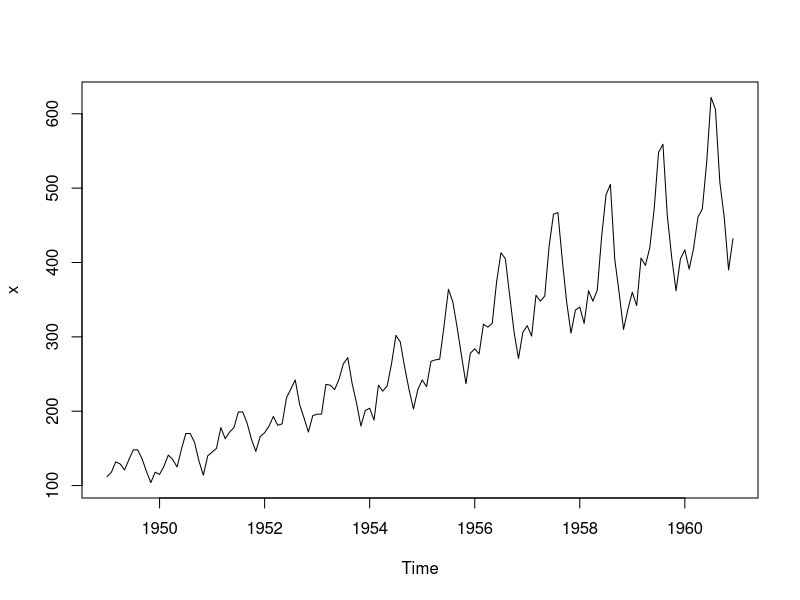
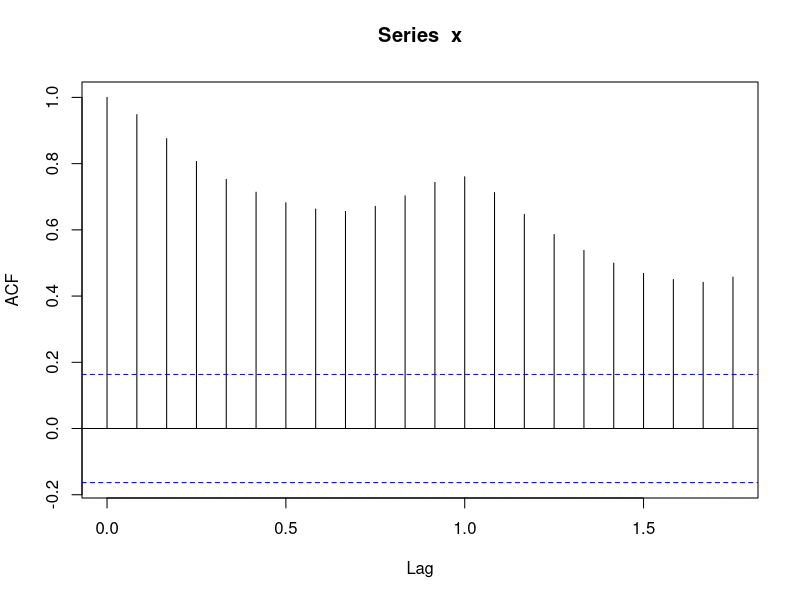
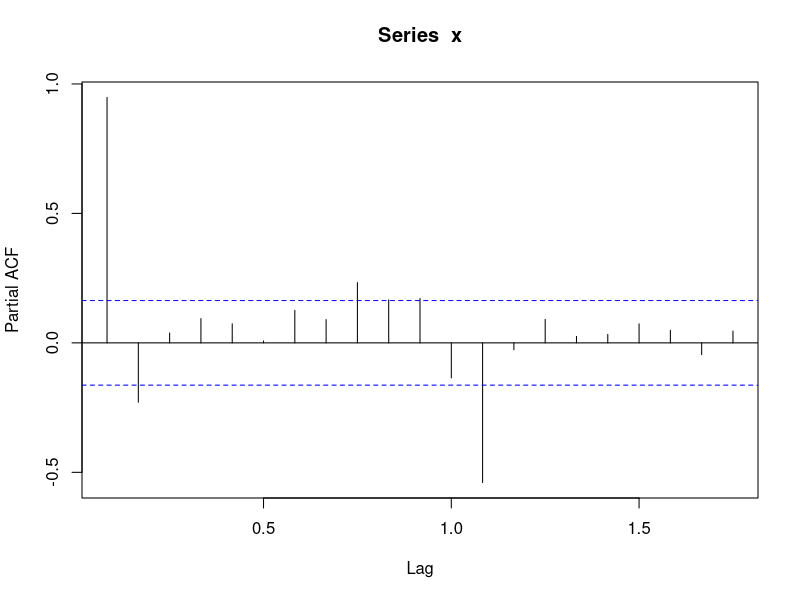
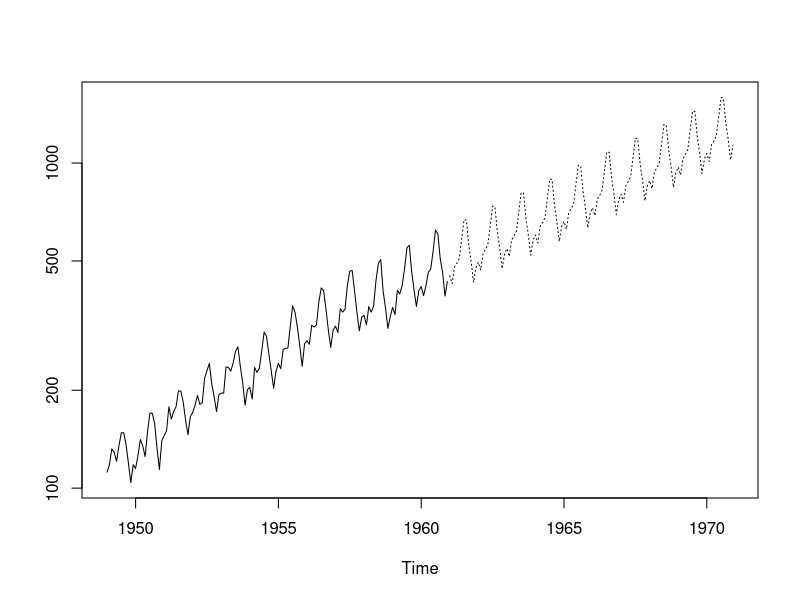

R code for these plots, in order: (Note: this script raises an error after producing the figures.)
library('ggplot2')
library('forecast')
library('tseries')
x = AirPassengers
plot(x)
adf.test(diff(log(x)))

acf(x)
pacf(x)

auto.arima(x)
(fit <- arima(log(AirPassengers), c(0, 1, 1),seasonal = list(order = c(0, 1, 1), period = 12)))

pred <- predict(fit, n.ahead = 10*12)

ts.plot(AirPassengers,2.718^pred$pred, log = "y", lty = c(1,3))
vec1=x[(n-ph+1):n] - pred211$pred
mse1=mean(vec1*vec1)

model=c("arima211")
err2=c(mse1)
err= data.frame(model,err2)
print(err)


aicval<-c(AIC(ar211))
aicdata= data.frame(model,aicval)
print(aicdata)


